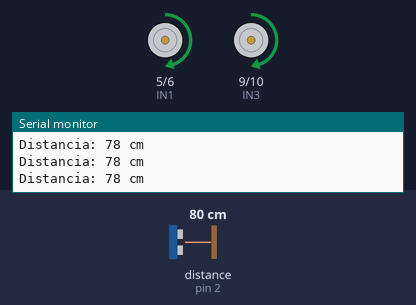
Bench run of a sketch on a simulated Arduino Uno, built with avr-gcc and run on an emulated ATmega328P. On the bench: motor-driver pin pairs drawn as motors (green arrow = first pin HIGH = forward, orange = second pin HIGH = backward, longer = more drive), the last lines printed to the serial monitor. Wiring (inferred from the names in the program): ultrasonic range finder: trigger pin 3; echo pin 2. The test bench sets the inputs (shaded band); at power-on: distance to the obstacle (sensor on pin 2) 80 cm. The echo pulse lasts 58.3 µs per cm.

Above: at 1.2 s.
1.3 s: distance to the obstacle (sensor on pin 2) set to 13 cm
4.3 s: distance to the obstacle (sensor on pin 2) set to 10 cm
At 4.72 s:
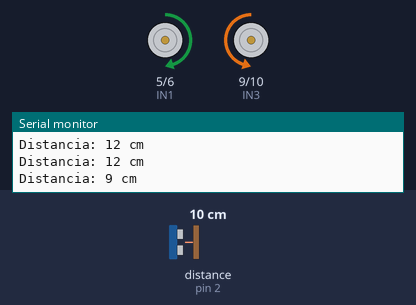
At 5.4 s:
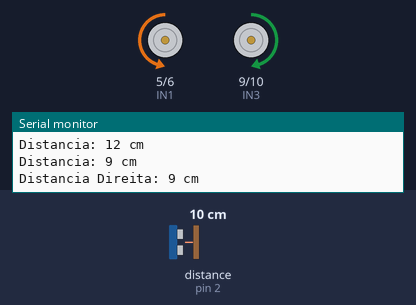
7.3 s: distance to the obstacle (sensor on pin 2) set to 2 cm
10.3 s: distance to the obstacle (sensor on pin 2) set to 18 cm
At 11.08 s:
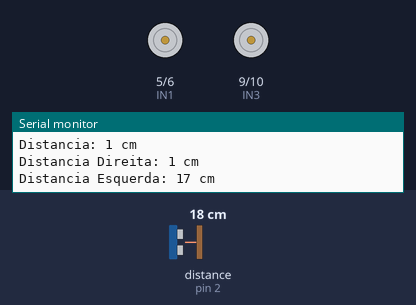
Timing chart, 0 to 13.3 s (numbered marks = the images above; inputs shaded):
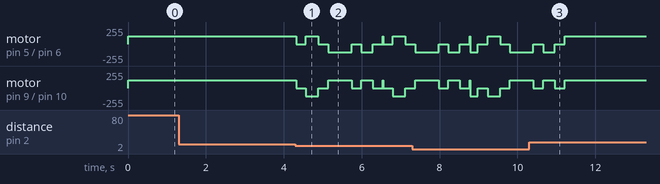

Measured:
- the behaviour switches between 12 and 11 cm on distance to the obstacle (sensor on pin 2) (found by bisection; images 0 and 1)
- after the input at 10.3 s, motor on pin 5 (IN1) / pin 6 (IN2), motor on pin 9 (IN3) / pin 10 (IN4): goes on until 11.2 s, then stays forward 120/255

The sketch:

ultrassonic_robot.ino
```cpp
// Definições dos pinos
#define IN1 5  // Motor A - Controle de direção
#define IN2 6  // Motor A - Controle de direção
#define IN3 9  // Motor B - Controle de direção
#define IN4 10 // Motor B - Controle de direção
#define TRIG_PIN 3  // Pino TRIG do sensor ultrassônico
#define ECHO_PIN 2  // Pino ECHO do sensor ultrassônico

int distancia;
int velocidade = 120;  // Velocidade dos motores (0-255)
int dist_dir = 0;
int dist_esq = 0;

void setup() {
  Serial.begin(9600);
  pinMode(IN1, OUTPUT);
  pinMode(IN2, OUTPUT);
  pinMode(IN3, OUTPUT);
  pinMode(IN4, OUTPUT);
  pinMode(TRIG_PIN, OUTPUT);
  pinMode(ECHO_PIN, INPUT);
}

int getDistance() {
  digitalWrite(TRIG_PIN, LOW);
  delayMicroseconds(2);
  digitalWrite(TRIG_PIN, HIGH);
  delayMicroseconds(10);
  digitalWrite(TRIG_PIN, LOW);

  long duracao = pulseIn(ECHO_PIN, HIGH, 30000);
  if (duracao == 0) return 100; // Evita distância inválida
  return (duracao * 0.034) / 2;
}

void frente() {
  analogWrite(IN1, velocidade);
  analogWrite(IN2, 0);
  analogWrite(IN3, velocidade);
  analogWrite(IN4, 0);
}

void re() {
  analogWrite(IN1, 0);
  analogWrite(IN2, velocidade);
  analogWrite(IN3, 0);
  analogWrite(IN4, velocidade);
}

void parar() {
  analogWrite(IN1, 0);
  analogWrite(IN2, 0);
  analogWrite(IN3, 0);
  analogWrite(IN4, 0);
  delay(250);
}

void direita() {
  analogWrite(IN1, velocidade);
  analogWrite(IN2, 0);
  analogWrite(IN3, 0);
  analogWrite(IN4, velocidade);
  delay(320); // Giro de 90°
  parar();
}

void esquerda() {
  analogWrite(IN1, 0);
  analogWrite(IN2, velocidade);
  analogWrite(IN3, velocidade);
  analogWrite(IN4, 0);
  delay(300); // Giro de 90°
  parar();
}

void esquerda_180() {
  analogWrite(IN1, 0);
  analogWrite(IN2, velocidade);
  analogWrite(IN3, velocidade);
  analogWrite(IN4, 0);
  delay(600); // Giro de 180°
  parar();
}

void loop() {
  distancia = getDistance();
  Serial.print("Distancia: ");
  Serial.print(distancia);
  Serial.println(" cm");

  if(distancia <9){
    re();
    delay(200);
  }

  if (distancia > 10) {
    frente();
  } else {
    // Parar e verificar direções
    parar();

    // Girar 90° à direita e medir
    direita();
    dist_dir = getDistance();
    Serial.print("Distancia Direita: ");
    Serial.print(dist_dir);
    Serial.println(" cm");

    // Girar 180° à esquerda (partindo da direita)
    esquerda_180();
    dist_esq = getDistance();
    Serial.print("Distancia Esquerda: ");
    Serial.print(dist_esq);
    Serial.println(" cm");

    // Comparar e decidir
    if (dist_dir > dist_esq) {
      direita(); // Gira 90° à direita
    } else {
      esquerda(); // Gira 90° à esquerda
    }
    frente(); // Segue em frente
  }
  delay(10);
}
```
